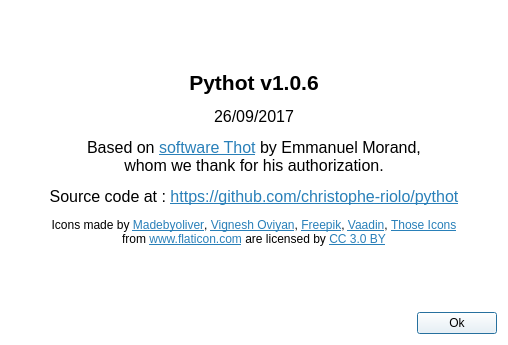
<?xml version="1.0" encoding="UTF-8"?>
<ui version="4.0">
 <class>about</class>
 <widget class="QDialog" name="about">
  <property name="geometry">
   <rect>
    <x>0</x>
    <y>0</y>
    <width>508</width>
    <height>345</height>
   </rect>
  </property>
  <property name="windowTitle">
   <string>Dialog</string>
  </property>
  <property name="windowIcon">
   <iconset resource="resources.qrc">
    <normaloff>:/icons/thot.ico</normaloff>:/icons/thot.ico</iconset>
  </property>
  <property name="autoFillBackground">
   <bool>false</bool>
  </property>
  <property name="styleSheet">
   <string notr="true">background-color: rgb(255, 255, 255);</string>
  </property>
  <layout class="QVBoxLayout" name="verticalLayout">
   <item>
    <widget class="QLabel" name="label">
     <property name="sizePolicy">
      <sizepolicy hsizetype="Preferred" vsizetype="Expanding">
       <horstretch>0</horstretch>
       <verstretch>0</verstretch>
      </sizepolicy>
     </property>
     <property name="text">
      <string>&lt;html&gt;&lt;head/&gt;&lt;body&gt;&lt;p align=&quot;center&quot;&gt;&lt;span style=&quot; font-size:16pt; font-weight:600;&quot;&gt;Pythot v1.0.6&lt;/span&gt;&lt;/p&gt;&lt;p align=&quot;center&quot;&gt;&lt;span style=&quot; font-size:12pt;&quot;&gt;26/09/2017&lt;/span&gt;&lt;/p&gt;&lt;p align=&quot;center&quot;&gt;&lt;span style=&quot; font-size:12pt;&quot;&gt;Based on &lt;/span&gt;&lt;a href=&quot;http://www.emmanuelmorand.net/thot/presentation.php&quot;&gt;&lt;span style=&quot; font-size:12pt; text-decoration: underline; color:#2980b9;&quot;&gt;software Thot&lt;/span&gt;&lt;/a&gt;&lt;span style=&quot; font-size:12pt;&quot;&gt; by Emmanuel Morand,&lt;br/&gt;whom we thank for his authorization.&lt;/span&gt;&lt;/p&gt;&lt;p align=&quot;center&quot;&gt;&lt;span style=&quot; font-size:12pt;&quot;&gt;Source code at : &lt;/span&gt;&lt;a href=&quot;https://github.com/christophe-riolo/pythot&quot;&gt;&lt;span style=&quot; font-size:12pt; text-decoration: underline; color:#2980b9;&quot;&gt;https://github.com/christophe-riolo/pythot&lt;/span&gt;&lt;/a&gt;&lt;/p&gt;&lt;p align=&quot;center&quot;&gt;Icons made by &lt;a href=&quot;https://www.flaticon.com/authors/madebyoliver&quot;&gt;&lt;span style=&quot; text-decoration: underline; color:#2980b9;&quot;&gt;Madebyoliver&lt;/span&gt;&lt;/a&gt;, &lt;a href=&quot;https://www.flaticon.com/authors/vignesh-oviyan&quot;&gt;&lt;span style=&quot; text-decoration: underline; color:#2980b9;&quot;&gt;Vignesh Oviyan&lt;/span&gt;&lt;/a&gt;, &lt;a href=&quot;http://www.freepik.com&quot;&gt;&lt;span style=&quot; text-decoration: underline; color:#2980b9;&quot;&gt;Freepik&lt;/span&gt;&lt;/a&gt;, &lt;a href=&quot;https://www.flaticon.com/authors/vaadin&quot;&gt;&lt;span style=&quot; text-decoration: underline; color:#2980b9;&quot;&gt;Vaadin&lt;/span&gt;&lt;/a&gt;, &lt;a href=&quot;https://www.flaticon.com/authors/those-icons&quot;&gt;&lt;span style=&quot; text-decoration: underline; color:#2980b9;&quot;&gt;Those Icons&lt;/span&gt;&lt;/a&gt;&lt;br/&gt;from &lt;a href=&quot;https://www.flaticon.com/&quot;&gt;&lt;span style=&quot; text-decoration: underline; color:#2980b9;&quot;&gt;www.flaticon.com&lt;/span&gt;&lt;/a&gt; are licensed by &lt;a href=&quot;http://creativecommons.org/licenses/by/3.0/&quot;&gt;&lt;span style=&quot; text-decoration: underline; color:#2980b9;&quot;&gt;CC 3.0 BY&lt;/span&gt;&lt;/a&gt;&lt;/p&gt;&lt;/body&gt;&lt;/html&gt;</string>
     </property>
    </widget>
   </item>
   <item>
    <layout class="QHBoxLayout" name="horizontalLayout">
     <property name="sizeConstraint">
      <enum>QLayout::SetDefaultConstraint</enum>
     </property>
     <item>
      <spacer name="horizontalSpacer">
       <property name="orientation">
        <enum>Qt::Horizontal</enum>
       </property>
       <property name="sizeHint" stdset="0">
        <size>
         <width>40</width>
         <height>20</height>
        </size>
       </property>
      </spacer>
     </item>
     <item>
      <widget class="QPushButton" name="pushButton">
       <property name="text">
        <string>Ok</string>
       </property>
      </widget>
     </item>
    </layout>
   </item>
  </layout>
 </widget>
 <resources>
  <include location="resources.qrc"/>
 </resources>
 <connections>
  <connection>
   <sender>pushButton</sender>
   <signal>clicked()</signal>
   <receiver>about</receiver>
   <slot>accept()</slot>
   <hints>
    <hint type="sourcelabel">
     <x>432</x>
     <y>319</y>
    </hint>
    <hint type="destinationlabel">
     <x>481</x>
     <y>2</y>
    </hint>
   </hints>
  </connection>
 </connections>
</ui>
